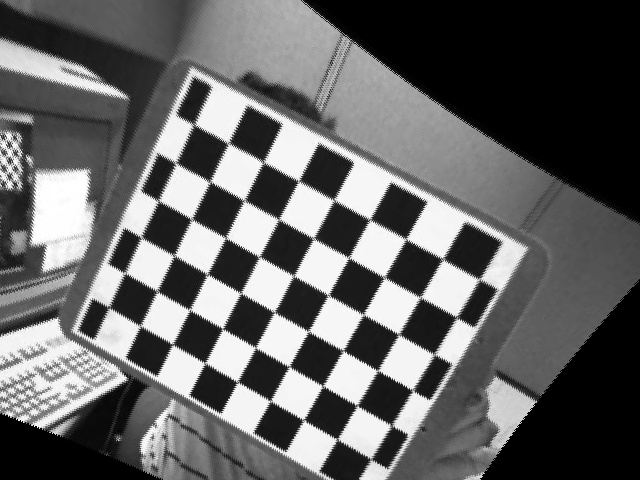
#> input picture output/calibration_binocular/rectifiedleft04.jpg, 640 x 480 px
$ python epilines.py
#> lines starting #> are read from the running program, lines starting #| are printed output that depends on the picture; after the words box and inside, x2 and y2 are one past the last pixel; in counts of white or black regions, pixels touching at a corner belong together
"""
It is for Epipolar geometry
"""

import numpy as np
import cv2
from matplotlib import pyplot as plt


def Epipolar_geometry(leftpath, rightpath):
    """
    :param leftpath: The path of left images
    :param rightpath: The path of right images
    :return:
    """
    # objP = np.zeros((6 * 7, 3), np.float32)
    # objP[:, :2] = np.mgrid[0:7, 0:6].T.reshape(-1, 2)
    # patternSize = (7, 6)
    imgl = cv2.imread(leftpath, 0)  # queryimage # left image
    imgr = cv2.imread(rightpath, 0)  # trainimage # right image
    # id = leftpath[16:]
    id = leftpath[42:]
    # [16 lines of commented-out code are left out]
    (pts1, pts2) = findMatches(imgl, imgr, id)
    F, pts1, pts2 = findFundamentalMatrix(pts1, pts2)
    findEpilines(imgl, imgr, pts1, pts2, F, id)

    # [18 lines of commented-out code are left out]


def findMatches(img1, img2, id):
    """
    :param img1: The left image
    :param img2: The right image
    :param id: The name of image
    :return: The list of symmetric point
    """
    # [4 lines of commented-out code are left out]
    sift = cv2.xfeatures2d.SIFT_create()

    # find the keypoints and descriptors with SIFT
    kp1, des1 = sift.detectAndCompute(img1, None)
    kp2, des2 = sift.detectAndCompute(img2, None)

    # FLANN parameters
    FLANN_INDEX_KDTREE = 0
    index_params = dict(algorithm=FLANN_INDEX_KDTREE, trees=5)
    search_params = dict(checks=50)
    flann = cv2.FlannBasedMatcher(index_params, search_params)
    matches = flann.knnMatch(des1, des2, k=2)

    matchesMask = [[0, 0] for i in range(len(matches))]
    good = []
    pts1 = []
    pts2 = []
    # ratio test as per Lowe's paper
    for i, (m, n) in enumerate(matches):
        if m.distance < 0.8 * n.distance:
            good.append(m)
            pts2.append(kp2[m.trainIdx].pt)
            pts1.append(kp1[m.queryIdx].pt)
            matchesMask[i] = [1, 0]

            # draw matches
    drawParams = dict(  # singlePointColor=(255,0,0), matchColor=(0,255,0),
        matchesMask=matchesMask,
        flags=0)
    resultImage = cv2.drawMatchesKnn(img1, kp1, img2, kp2, matches, None, **drawParams)

    # [8 lines of commented-out code are left out]
    cv2.imwrite('output/calibration_binocular/epilines_' + id, resultImage)

    return pts1, pts2


def Univariatetrans(goodMatches, kp1, kp2, img1, img2):
    """
    :param goodMatches: The matches points
    :param kp1: keypoints 1
    :param kp2: keypoints 2
    :param img1: image 1
    :param img2: image 2
    :return: matchesMask
    """
    MIN_MATCH_COUNT = 10

    if len(goodMatches) > MIN_MATCH_COUNT:

        src_pts = np.float32([kp1[m.queryIdx].pt for m in goodMatches]).reshape(-1, 2)
        dst_pts = np.float32([kp2[m.trainIdx].pt for m in goodMatches]).reshape(-1, 2)

        # Get the projection matrix
        M, mask = cv2.findHomography(src_pts, dst_pts, cv2.RANSAC, 5.0)
        matchesMask = mask.ravel().tolist()  # 用来配置匹配图，只绘制单应性图片中关键点的匹配线

        h, w = img1.shape[:2]

        # four corner
        pts = np.float32([[55, 74], [695, 45], [727, 464], [102, 548]]).reshape(-1, 1, 2)
        dst = cv2.perspectiveTransform(pts, M)

        # Draw the framework
        img2 = cv2.polylines(img2, [np.int32(dst)], True, (0, 255, 0), 2, cv2.LINE_AA)

    else:
        print("Not enough matches are found - %d/%d" % (len(goodMatches), MIN_MATCH_COUNT))
        matchesMask = None

    return matchesMask


def findFundamentalMatrix(pts1, pts2):
    """
    :param pts1: Symmetric point list 1
    :param pts2: Symmetric point list 2
    :return: Fundamental matrix and inlier points
    """
    pts1 = np.int32(pts1)
    pts2 = np.int32(pts2)
    F, mask = cv2.findFundamentalMat(pts1, pts2, cv2.FM_LMEDS)
    # F, mask = cv2.findFundamentalMat(pts1, pts2, cv2.RANSAC, 5.0)

    # We select only inlier points
    pts1 = pts1[mask.ravel() == 1]
    pts2 = pts2[mask.ravel() == 1]

    return F, pts1, pts2


def findEpilines(img1, img2, pts1, pts2, F, id):
    """
    :param img1: The left image
    :param img2: The right image
    :param pts1: Symmetric point 1
    :param pts2: Symmetric point 2
    :param F: Fundamental matrix
    :param id: The id of raw picture
    :return:
    """
    # Find epilines corresponding to points in right image (second image) [img6] and
    # drawing its lines on left image [img5]
    lines1 = cv2.computeCorrespondEpilines(pts2.reshape(-1, 1, 2), 2, F)
    lines1 = lines1.reshape(-1, 3)
    img5, img6 = drawlines(img1, img2, lines1, pts1, pts2)

    # Find epilines corresponding to points in left image (first image) [img4] and
    # drawing its lines on right image [img3]
    lines2 = cv2.computeCorrespondEpilines(pts1.reshape(-1, 1, 2), 1, F)
    lines2 = lines2.reshape(-1, 3)
    img3, img4 = drawlines(img2, img1, lines2, pts2, pts1)
    # cv2.imwrite('output/epilines/epilines_left' + id, img5)
    # cv2.imwrite('output/epilines/epilines_right' + id, img3)
    cv2.imwrite('output/calibration_binocular/epilines_left' + id, img5)
    cv2.imwrite('output/calibration_binocular/epilines_right' + id, img3)
    # plt.subplot(121), plt.imshow(img5)
    # plt.subplot(122), plt.imshow(img3)

    plt.subplot(221), plt.imshow(img5)
    plt.subplot(222), plt.imshow(img6)
    plt.subplot(223), plt.imshow(img3)
    plt.subplot(224), plt.imshow(img4)
    plt.show()


def drawlines(img1, img2, lines, pts1, pts2):
    """
    :param img1: The image on which we draw the epilines for the points in img2
    :param img2: The other image
    :param lines: corresponding epilines
    :param pts1: Inlier point 1
    :param pts2: Inlier point 2
    :return: The new left and right image
    """
    r, c = img1.shape
    img1 = cv2.cvtColor(img1, cv2.COLOR_GRAY2BGR)
    img2 = cv2.cvtColor(img2, cv2.COLOR_GRAY2BGR)
    for r, pt1, pt2 in zip(lines, pts1, pts2):
        color = tuple(np.random.randint(0, 255, 3).tolist())
        x0, y0 = map(int, [0, -r[2] / r[1]])
        x1, y1 = map(int, [c, -(r[2] + r[0] * c) / r[1]])
        img1 = cv2.line(img1, (x0, y0), (x1, y1), color, 1)
        img1 = cv2.circle(img1, tuple(pt1), 5, color, -1)
        img2 = cv2.circle(img2, tuple(pt2), 5, color, -1)
    return img1, img2


def main():
    # [10 lines of commented-out code are left out]
    leftpath = 'output/calibration_binocular/rectifiedleft04.jpg'
    rightpath = 'output/calibration_binocular/rectifiedright04.jpg'
    print(leftpath)
    print(rightpath)
    Epipolar_geometry(leftpath, rightpath)
#> in Epipolar_geometry, imgl is the input picture: shape (480, 640); min 0, max 255, mean 100.7
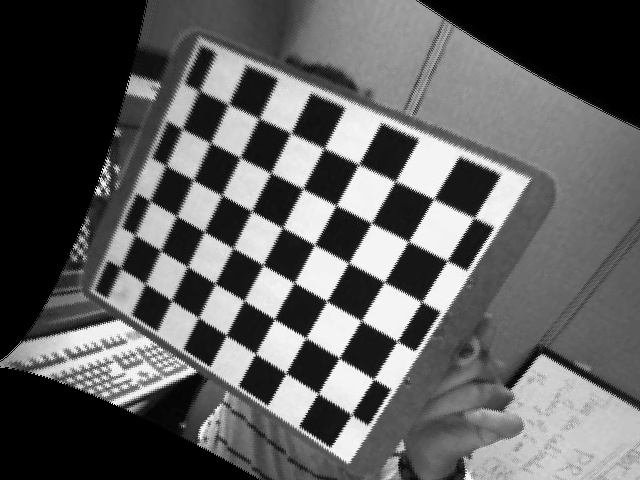
#> input picture output/calibration_binocular/rectifiedright04.jpg, 640 x 480 px
#> in Epipolar_geometry, imgr is the input picture: shape (480, 640); min 0, max 255, mean 95.2
#> in findMatches, `kp1, des1 = sift.detectAndCompute(img1, None)`: kp1 = 631 keypoints; strongest (x, y, size): (414, 268, 26), (356, 286, 25.2), (316, 359, 24.3), (271, 191, 25.1)
#> in findMatches, `kp2, des2 = sift.detectAndCompute(img2, None)`: kp2 = 606 keypoints; strongest (x, y, size): (343, 234, 25.5), (402, 211, 27.3), (356, 292, 25.7), (368, 350, 25.7)
#> in findMatches, `matches = flann.knnMatch(des1, des2, k=2)`: matches = 631 matches
#> in findMatches, `matchesMask = [[0, 0] for i in range(len(matches))]`: matchesMask = 631 pairs, first value 0 to 0, second value 0 to 0
#> after the loop in findMatches, `for i, (m, n) in enumerate(matches):`: good = 172 matches; matchesMask = 631 pairs, first value 0 to 1, second value 0 to 0; pts1 = 172 pairs, first value 11.34 to 571.4, second value 39.99 to 474.4; pts2 = 172 pairs, first value 44.29 to 532.2, second value 25.37 to 460.3
#> in findMatches, `drawParams = dict(`: drawParams = 2 items
#> in findMatches, `resultImage = cv2.drawMatchesKnn(img1, kp1, img2, kp2, matches, None, ..`:
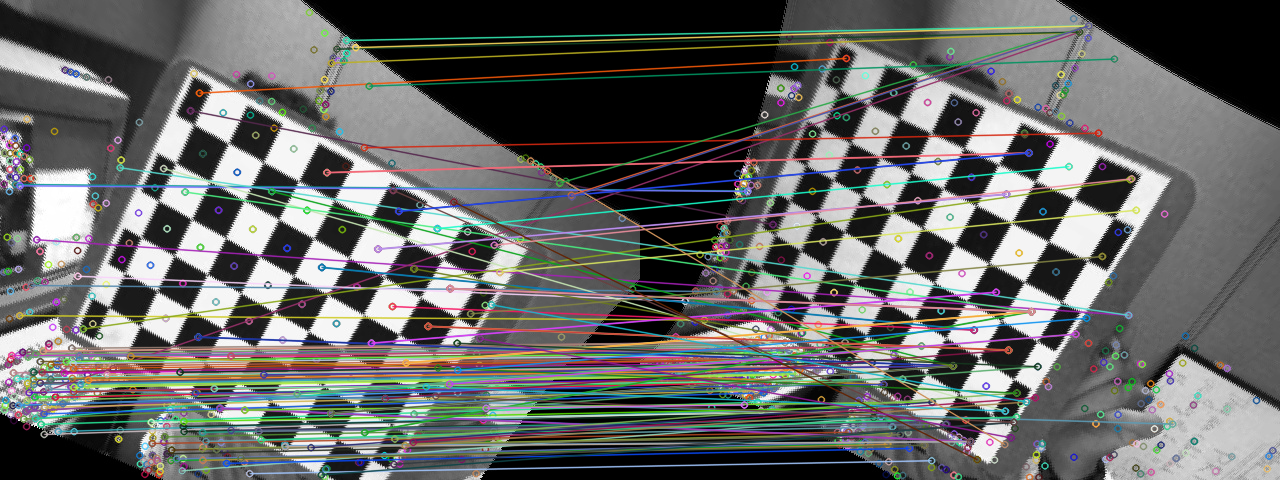
#> resultImage: shape (480, 1280, 3); mean of channels 0, 1, 2 101.6, 103, 102.1; drawn as B, G, R
#> in findFundamentalMatrix, `pts1 = np.int32(pts1)`: pts1 = 172 pairs, first value 11 to 571, second value 39 to 474
#> in findFundamentalMatrix, `pts2 = np.int32(pts2)`: pts2 = 172 pairs, first value 44 to 532, second value 25 to 460
#> in findFundamentalMatrix, `F, mask = cv2.findFundamentalMat(pts1, pts2, cv2.FM_LMEDS)`: F = [[1.06e-05, -1.95e-05, -0.0193], [-1.16e-08, -1.11e-06, 0.0424], [0.0197, -0.0372, 1]]; mask = 172 values, max 1 at index 2, min 0 at index 0, mean 0.692
#> in findFundamentalMatrix, `pts1 = pts1[mask.ravel() == 1]`: pts1 = 119 pairs, first value 13 to 499, second value 39 to 473
#> in findFundamentalMatrix, `pts2 = pts2[mask.ravel() == 1]`: pts2 = 119 pairs, first value 47 to 495, second value 25 to 460
#> in findEpilines, `lines1 = cv2.computeCorrespondEpilines(pts2.reshape(-1, 1, 2), 2, F)`: lines1 = 119 rows, first 8: [0.465, -0.885, 323.7], [0.467, -0.884, 159.1], [0.465, -0.885, 327.2], [0.465, -0.885, 305.4], [0.467, -0.884, 156.5], [0.465, -0.885, 301.2], [0.465, -0.885, 358.1], [0.465, -0.885, 338.8]
#> the loop in drawlines, `for r, pt1, pt2 in zip(lines, pts1, pts2):` made 119 passes
#> (r, pt1, pt2, color, y0, y1) on passes 1 to 9: ([0.465, -0.885, 323.7], [13, 372], [92, 358], (172, 47, 117), 365, 701), ([0.467, -0.884, 159.1], [14, 183], [102, 190], (192, 67, 251), 179, 517), ([0.465, -0.885, 327.2], [16, 378], [94, 363], (195, 103, 9), 369, 705), ([0.465, -0.885, 305.4], [17, 355], [99, 343], (211, 21, 242), 344, 681), ([0.467, -0.884, 156.5], [19, 185], [107, 190], (36, 87, 70), 176, 514), ([0.465, -0.885, 301.2], [22, 351], [103, 341], (216, 88, 140), 340, 676), ([0.465, -0.885, 358.1], [23, 418], [79, 386], (58, 193, 230), 404, 740), ([0.465, -0.885, 338.8], [26, 400], [103, 381], (39, 87, 174), 382, 718), ([0.465, -0.885, 322.8], [26, 378], [103, 364], (88, 81, 165), 364, 700)
#> after the loop in drawlines, `for r, pt1, pt2 in zip(lines, pts1, pts2):`:
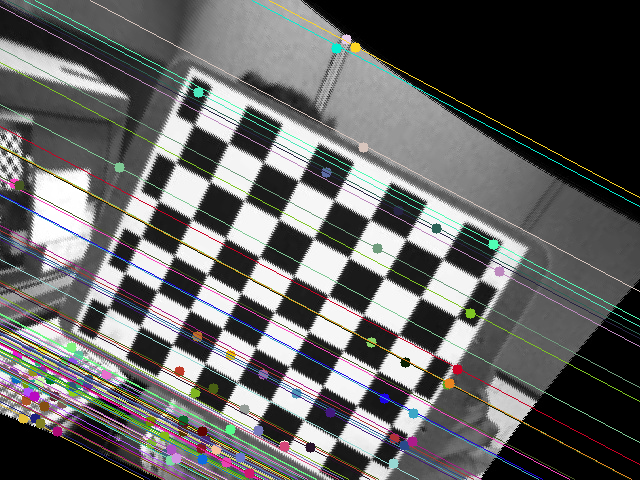
#> img1: shape (480, 640, 3); mean B, G, R 100.1, 100.4, 100.7
#> after the loop in drawlines, `for r, pt1, pt2 in zip(lines, pts1, pts2):`:
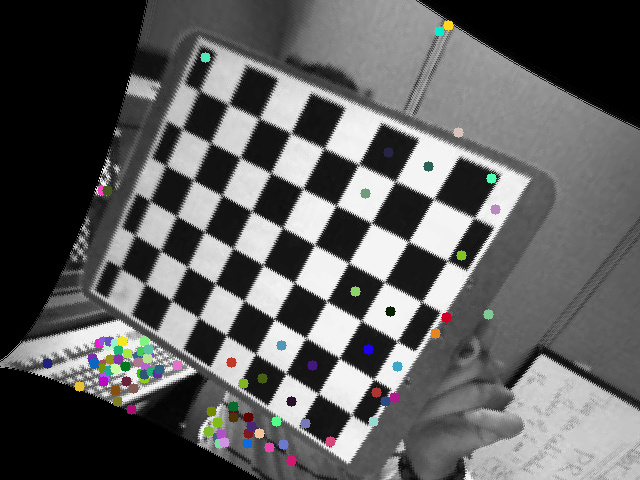
#> img2: shape (480, 640, 3); mean B, G, R 94.7, 94.9, 94.9
#> in findEpilines, `lines2 = cv2.computeCorrespondEpilines(pts1.reshape(-1, 1, 2), 1, F)`: lines2 = 119 rows, first 8: [-0.532, 0.846, -253.7], [-0.474, 0.881, -115.5], [-0.534, 0.846, -256.8], [-0.527, 0.85, -240.2], [-0.474, 0.881, -115], [-0.525, 0.851, -235.5], [-0.544, 0.839, -282], [-0.539, 0.843, -268.5]
#> the loop in drawlines (call 2), `for r, pt1, pt2 in zip(lines, pts1, pts2):` made 119 passes
#> (r, pt1, pt2, color, y0, y1) on passes 1 to 9: ([-0.532, 0.846, -253.7], [92, 358], [13, 372], (129, 209, 112), 299, 702), ([-0.474, 0.881, -115.5], [102, 190], [14, 183], (35, 120, 91), 131, 475), ([-0.534, 0.846, -256.8], [94, 363], [16, 378], (168, 116, 36), 303, 707), ([-0.527, 0.85, -240.2], [99, 343], [17, 355], (176, 25, 67), 282, 679), ([-0.474, 0.881, -115], [107, 190], [19, 185], (103, 252, 35), 130, 474), ([-0.525, 0.851, -235.5], [103, 341], [22, 351], (114, 30, 29), 276, 671), ([-0.544, 0.839, -282], [79, 386], [23, 418], (241, 33, 146), 336, 751), ([-0.539, 0.843, -268.5], [103, 381], [26, 400], (17, 221, 84), 318, 727), ([-0.532, 0.847, -253.1], [103, 364], [26, 378], (253, 2, 69), 298, 701)
#> pass 1, in drawlines (call 2), `img1 = cv2.line(img1, (x0, y0), (x1, y1), color, 1)`:
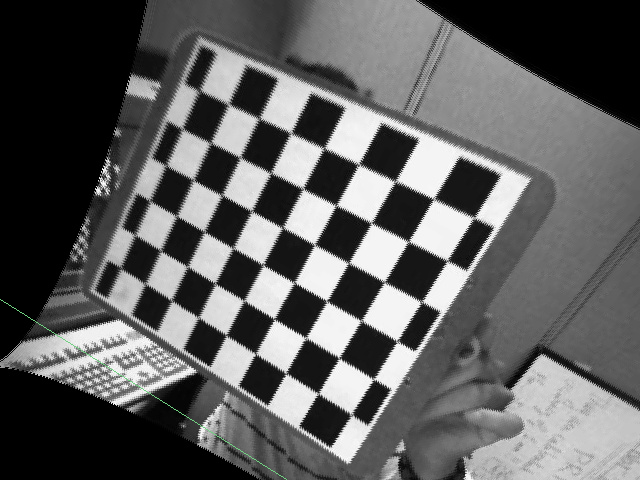
#> img1: shape (480, 640, 3); 0.09% of pixels changed, all inside (x1, y1, x2, y2) = (0, 299, 287, 480)
#> after the loop in drawlines (call 2), `for r, pt1, pt2 in zip(lines, pts1, pts2):`:
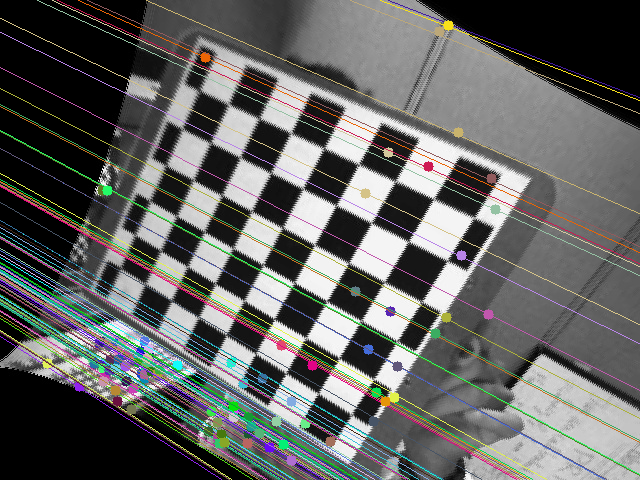
#> img1: shape (480, 640, 3); mean B, G, R 97.6, 99.2, 98.3
#> after the loop in drawlines (call 2), `for r, pt1, pt2 in zip(lines, pts1, pts2):`:
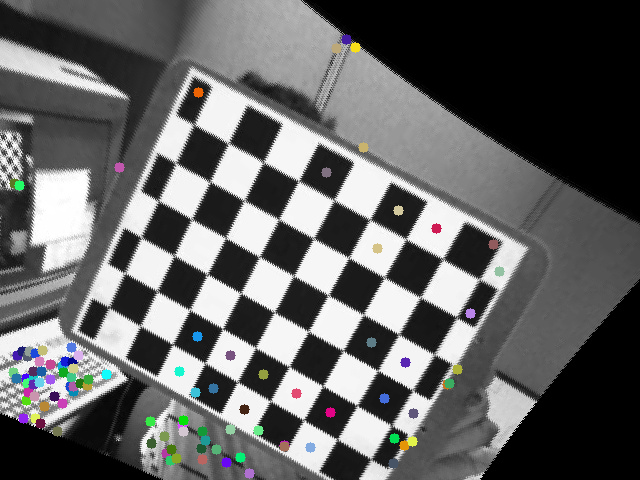
#> img2: shape (480, 640, 3); mean B, G, R 100.3, 100.4, 100

if __name__ == '__main__':
    main()
